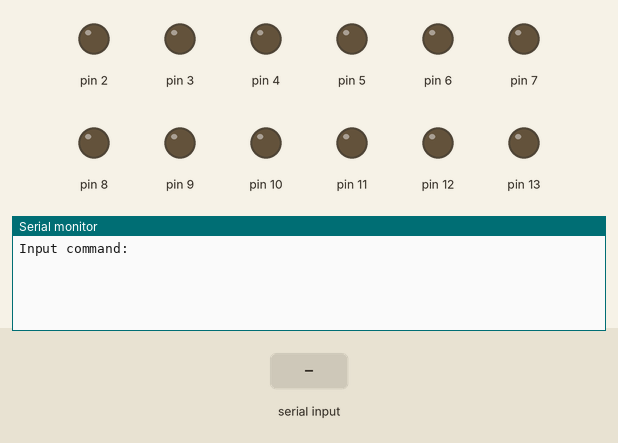
The sketch below on a simulated Arduino Uno, built with avr-gcc and run on an emulated ATmega328P. Parts: output pins drawn as LEDs (lit = HIGH), the last lines printed to the serial monitor. The inputs (shaded band) are chosen by the test bench.

Above: at 1.2 s.
1.3 s: "circle" received over Serial
At 2.8 s:
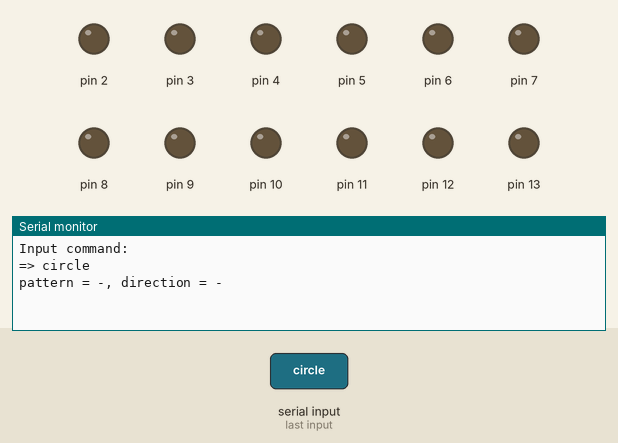
3.8 s: "infinity" received over Serial
At 6.0 s:
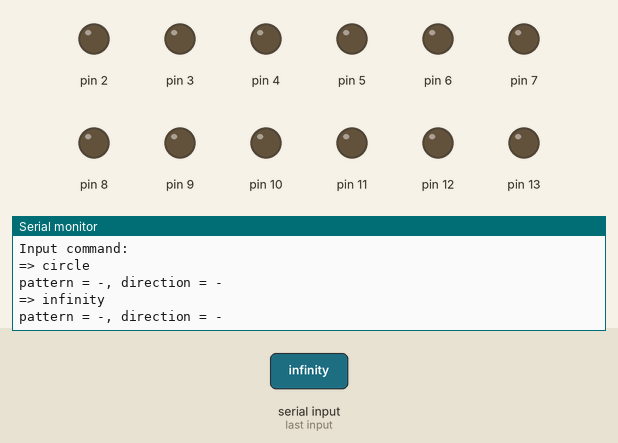
6.3 s: "cw" received over Serial
At 8.7 s:
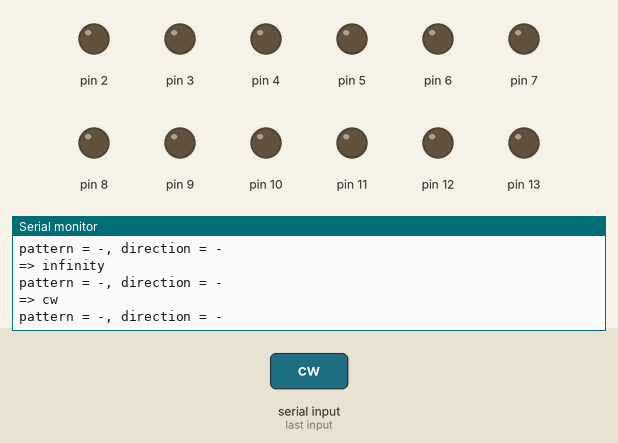

The sketch:

Lab_6.3.2.ino
```cpp
#include "..\Mylib.h"
String _pattern = "-", _direction = "-";
void setup() {
  setupPin(4);
  Serial.begin(9600);
  Serial.println("Input command: ");
}
void loop() {
  if (Serial.available() > 0) {
    String inputString = Serial.readString();
    Serial.println("=> " + inputString);
    if (inputString.substring(8, 14) == "circle")  //pattern=circle
      _pattern = "circle";
    if (inputString.substring(8, 16) == "infinity")  //pattern=infinity
      _pattern = "infinity";
    if (inputString.substring(10, 12) == "cw")  //direction=cw
      _direction = "cw";
    if (inputString.substring(10, 13) == "ccw")  //direction=ccw
      _direction = "ccw";
    Serial.print("pattern = " + String(_pattern));
    Serial.println(", direction = " + String(_direction));
  }
  My7Seg(_pattern, _direction);
}
```

Measured:
- after the input at 1.3 s, the serial monitor: prints a new line after 1.0 s (image 1)
- after the input at 3.8 s, the serial monitor: prints a new line after 1.0 s (image 2)
- after the input at 6.3 s, the serial monitor: prints a new line after 1.0 s (image 3)
